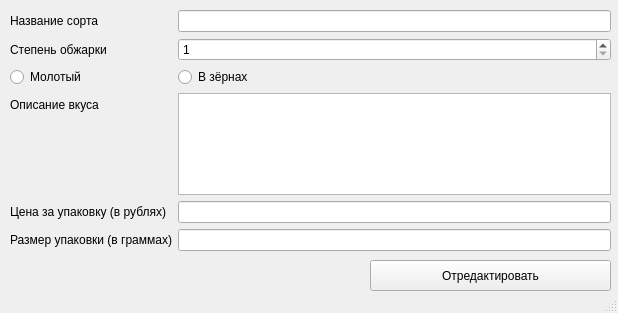
<?xml version="1.0" encoding="UTF-8"?>
<ui version="4.0">
 <class>MainWindow</class>
 <widget class="QMainWindow" name="MainWindow">
  <property name="geometry">
   <rect>
    <x>0</x>
    <y>0</y>
    <width>618</width>
    <height>313</height>
   </rect>
  </property>
  <property name="windowTitle">
   <string>MainWindow</string>
  </property>
  <widget class="QWidget" name="centralwidget">
   <widget class="QWidget" name="formLayoutWidget">
    <property name="geometry">
     <rect>
      <x>10</x>
      <y>10</y>
      <width>601</width>
      <height>241</height>
     </rect>
    </property>
    <layout class="QFormLayout" name="formLayout">
     <item row="0" column="0">
      <widget class="QLabel" name="label">
       <property name="text">
        <string>Название сорта</string>
       </property>
      </widget>
     </item>
     <item row="1" column="0">
      <widget class="QLabel" name="label_2">
       <property name="text">
        <string>Степень обжарки</string>
       </property>
      </widget>
     </item>
     <item row="3" column="0">
      <widget class="QLabel" name="label_4">
       <property name="text">
        <string>Описание вкуса</string>
       </property>
      </widget>
     </item>
     <item row="4" column="0">
      <widget class="QLabel" name="label_5">
       <property name="text">
        <string>Цена за упаковку (в рублях)</string>
       </property>
      </widget>
     </item>
     <item row="2" column="0">
      <widget class="QRadioButton" name="ground">
       <property name="text">
        <string>Молотый</string>
       </property>
      </widget>
     </item>
     <item row="2" column="1">
      <widget class="QRadioButton" name="grained">
       <property name="text">
        <string>В зёрнах</string>
       </property>
      </widget>
     </item>
     <item row="1" column="1">
      <widget class="QSpinBox" name="degree">
       <property name="minimum">
        <number>1</number>
       </property>
       <property name="maximum">
        <number>5</number>
       </property>
      </widget>
     </item>
     <item row="0" column="1">
      <widget class="QLineEdit" name="type"/>
     </item>
     <item row="5" column="0">
      <widget class="QLabel" name="label_3">
       <property name="text">
        <string>Размер упаковки (в граммах)</string>
       </property>
      </widget>
     </item>
     <item row="4" column="1">
      <widget class="QLineEdit" name="price"/>
     </item>
     <item row="5" column="1">
      <widget class="QLineEdit" name="package_size"/>
     </item>
     <item row="3" column="1">
      <widget class="QPlainTextEdit" name="taste"/>
     </item>
    </layout>
   </widget>
   <widget class="QPushButton" name="pushButton">
    <property name="geometry">
     <rect>
      <x>370</x>
      <y>260</y>
      <width>241</width>
      <height>31</height>
     </rect>
    </property>
    <property name="text">
     <string>Отредактировать</string>
    </property>
   </widget>
  </widget>
  <widget class="QStatusBar" name="statusbar"/>
 </widget>
 <resources/>
 <connections/>
</ui>
